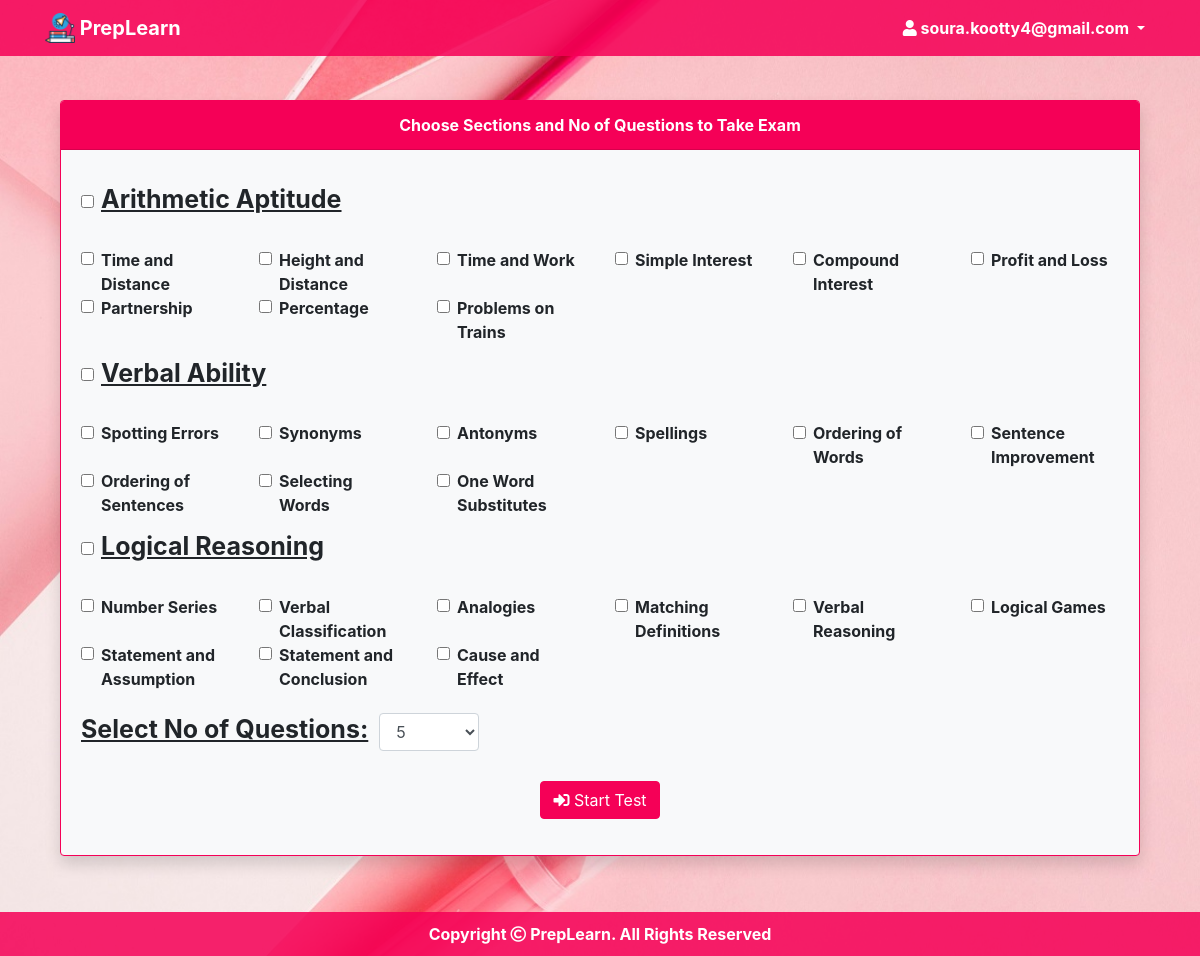
Screenshot of /takeexam.php (signed in) with the database file from the repository.
### tables this page shows
CREATE TABLE `preplearn_question_category` (
  `category_id` int(11) NOT NULL,
  `category_name` varchar(100) NOT NULL
);

CREATE TABLE `preplearn_question_sub_category` (
  `sub_category_id` int(11) NOT NULL,
  `category_id` int(11) NOT NULL,
  `sub_category_name` varchar(100) NOT NULL
);

### takeexam.php (the view, shortened to what this page needs)
<?php
	require "php/conn.php";
	$sql = "SELECT * FROM preplearn_question_category";
	$result = $conn->query($sql);
?>
<html>
<head>
	<?php require "php/head.php"; ?>
</head>
<body>
	<?php  require "php/nav.php"; ?>
	<div class="container">
		<div class="row" style="margin: 100px 0;">
			<div class="col-12">
				<div class="card bg-light border-pink font-weight-bold shadow">
  					<div class="card-header bg-pink text-center text-white">Choose Sections and No of Questions to Take Exam</div>
  					<div class="card-body">
  						<form method="post" action="exam.php">
							<?php
								$i=1;
								while($row = $result->fetch_assoc()){
							?>
						  	<div class="form-check" style="margin:20px 0;">
								<input type="checkbox" class="form-check-input" id="category<?php echo $i; ?>" onclick="check(<?php echo $i; ?>)">
								<label style="transform: translateY(-9px);font-size: 25px;" class="form-check-label" for="category<?php echo $i; ?>"><u><?php echo $row["category_name"]; ?></u></label>
                        	</div>
                            <div class="row">
							<?php
								$sql2 = "SELECT * FROM preplearn_question_sub_category WHERE category_id=".$row["category_id"];
								$result2 = $conn->query($sql2);
								$j=1;
								while($row2 = $result2->fetch_assoc()){
							?>
                                <div class="col-6 col-md-4 col-lg-3 col-xl-2">
                                    <div class="form-check">
                                        <input type="checkbox" class="form-check-input" id="category<?php echo $i; ?>subCategory<?php echo $j; ?>" name="subcategory[]" value="<?php echo $row2["sub_category_id"]; ?>">
                                        <label class="form-check-label" for="category<?php echo $i; ?>subCategory<?php echo $j; ?>"><?php echo $row2["sub_category_name"]; ?></label>
                                    </div>
                                </div>
							<?php
								$j++;
								}
							?>
                            </div>
							<?php
								$i++;
								}
							?>
							<div style="font-size: 25px;margin:20px 0;">
								<u>Select No of Questions:</u>
								<select id="questioncount" class="form-control" style="width: 100px;display: inline;margin-left:5px;" name="questioncount">
									<option selected>5</option>
								</select>
							</div>
							<center style="margin-top: 30px;">
                                <button type="submit" class="btn btn-pink "><i class="fas fa-sign-in-alt"></i> Start Test</button>
                            </center>
						</form>
  					</div>
				</div>
			</div>
		</div>
	</div>
	<?php  require "php/footer.php"; ?>
</body>
</html>

### css/style.css (style rules this page uses)
.bg-pink { background-color: #f50057; }
.border-pink { border-color: #f50057; }
.btn-pink { color: #fff; background-color: #f50057; border-color: #f50057; }

### takeexam.php (style rules this page uses)
body { background: url(background/imglogin.jpg) fixed; background-size: cover; background-color: white; }

### rows the page displays
preplearn_question_category: category_name "Arithmetic Aptitude"
preplearn_question_sub_category: sub_category_name "Time and Distance"
preplearn_question_sub_category: sub_category_name "Height and Distance"
preplearn_question_sub_category: sub_category_name "Time and Work"
preplearn_question_sub_category: sub_category_name "Simple Interest"
preplearn_question_sub_category: sub_category_name "Compound Interest"
preplearn_question_sub_category: sub_category_name "Profit and Loss"
preplearn_question_sub_category: sub_category_name "Partnership"
preplearn_question_sub_category: sub_category_name "Percentage"
preplearn_question_sub_category: sub_category_name "Problems on Trains"
preplearn_question_category: category_name "Verbal Ability"
preplearn_question_sub_category: sub_category_name "Spotting Errors"
preplearn_question_sub_category: sub_category_name "Synonyms"
preplearn_question_sub_category: sub_category_name "Antonyms"
preplearn_question_sub_category: sub_category_name "Spellings"
preplearn_question_sub_category: sub_category_name "Ordering of Words"
preplearn_question_sub_category: sub_category_name "Sentence Improvement"
preplearn_question_sub_category: sub_category_name "Ordering of Sentences"
preplearn_question_sub_category: sub_category_name "Selecting Words"
preplearn_question_sub_category: sub_category_name "One Word Substitutes"
preplearn_question_category: category_name "Logical Reasoning"
preplearn_question_sub_category: sub_category_name "Number Series"
preplearn_question_sub_category: sub_category_name "Verbal Classification"
preplearn_question_sub_category: sub_category_name "Analogies"
preplearn_question_sub_category: sub_category_name "Matching Definitions"
preplearn_question_sub_category: sub_category_name "Verbal Reasoning"
preplearn_question_sub_category: sub_category_name "Logical Games"
preplearn_question_sub_category: sub_category_name "Statement and Assumption"
preplearn_question_sub_category: sub_category_name "Statement and Conclusion"
preplearn_question_sub_category: sub_category_name "Cause and Effect"

### other values shown
$_SESSION["email"] "soura.kootty4@gmail.com"
